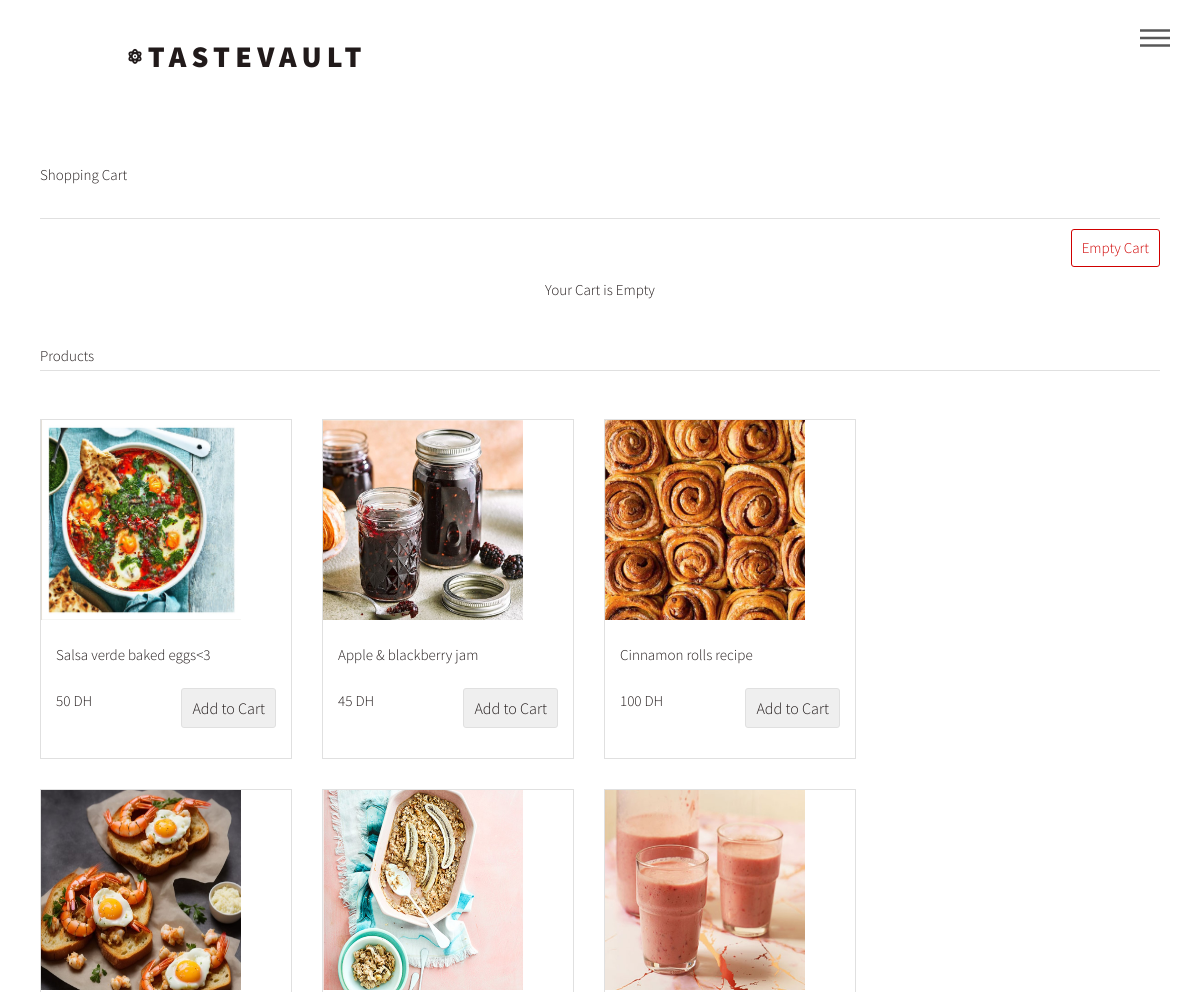
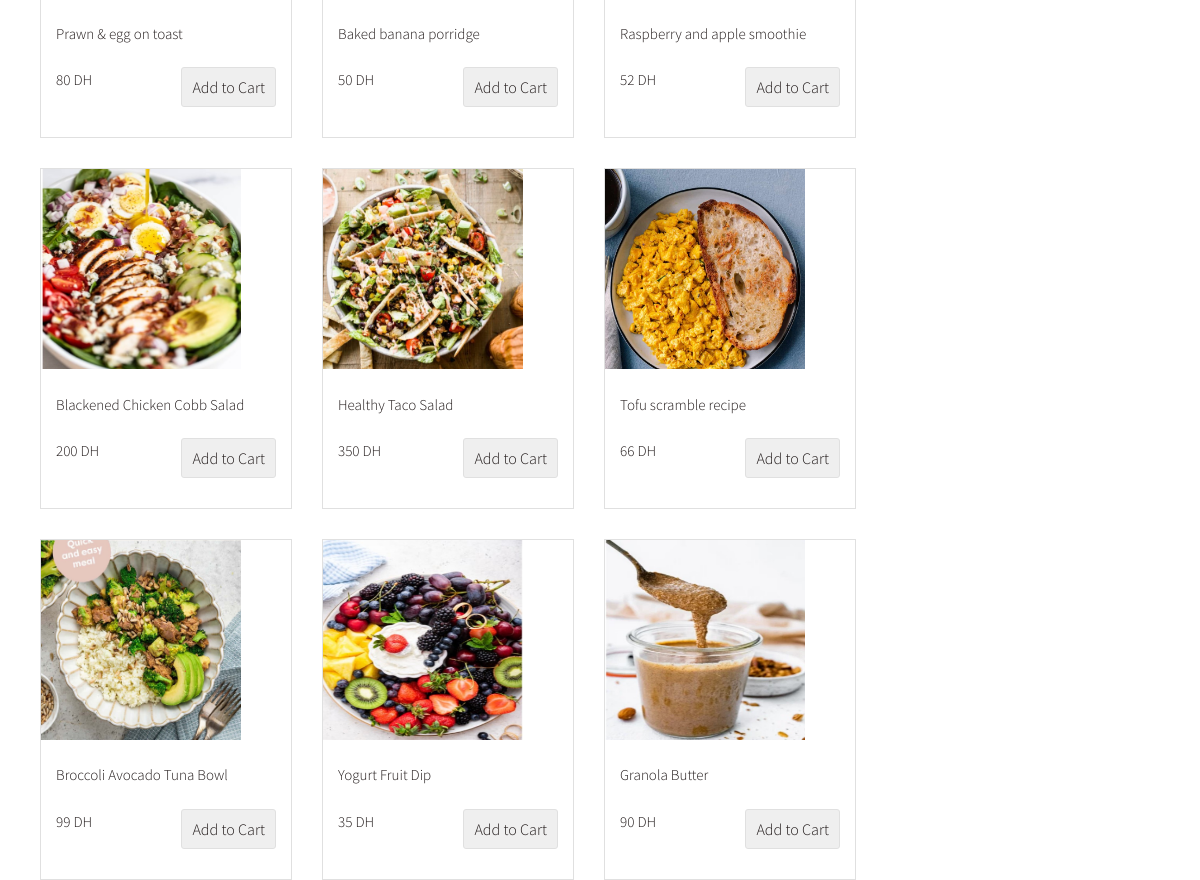
Page /iindex.php on the committed database (2 pictures, top to bottom).
### tables this page shows
CREATE TABLE `recipe` (
  `TITLE` text NOT NULL,
  `INGREDIENTS` text NOT NULL,
  `DESCRIPTION` text NOT NULL,
  `IMAGER` varchar(250) NOT NULL,
  `DATER` date DEFAULT NULL,
  `category` varchar(200) DEFAULT NULL,
  `IDRECIPE` int(11) NOT NULL,
  `IDUSER` int(11) DEFAULT NULL,
  `prix` int(11) DEFAULT NULL
);

### dbcontroller.php (called while the page is built, shortened)
<?php
class DBController {
	private $host = "localhost";
	private $user = "root";
	private $password = "";
	private $database = "datatv";
	private $conn;
	function __construct() {
		$this->conn = $this->connectDB();
	}
	function connectDB() {
		$conn = mysqli_connect($this->host,$this->user,$this->password,$this->database);
		return $conn;
	}
	function runQuery($query) {
		$result = mysqli_query($this->conn, $query);
		$resultset = array();
		while ($row = mysqli_fetch_assoc($result)) {
			$resultset[] = $row;
		}
		return $resultset;
	}
}
?>

### iindex.php (the view, shortened to what this page needs)
<?php
require_once("dbcontroller.php");
$db_handle = new DBController();
?>
<HTML>
<HEAD>
<head>
		<link rel="stylesheet" href="assets/bootstrap/css/bootstrap.min.css" />
		<link rel="stylesheet" href="assets/css/main.css" />
		<link rel="stylesheet" href="https://cdnjs.cloudflare.com/ajax/libs/font-awesome/6.0.0-beta3/css/all.min.css">
</HEAD>
<body class="is-preload">
			<div id="wrapper">
					<header id="header">
						<div class="inner">
								<a href="home.php" class="logo">
								<span class="fas fa-atom"></span><span style="font-size:30px" class="title">TasteVault</span>
								</a>
								<nav>
									<ul>
										<li><a href="#menu">Menu</a></li>
									</ul>
								</nav>
						</div>
					</header>
<div id="shopping-cart">
    <div class="txt-heading"> <p> Shopping Cart</p></div>
    <a id="btnEmpty" href="iindex.php?action=empty">Empty Cart</a>
    <?php
    if (isset($_SESSION["cart_item"])) {
        $total_price = 0;
        ?>
        <table class="tbl-cart" cellpadding="10" cellspacing="1">
            <tbody>
            <tr>
                <th style="text-align:left;"width="50%">Title</th>
                <th style="text-align:right;"width="40%">Price</th>
                <th style="text-align:center;" width="20%">Remove</th>
            </tr>
            <?php
            foreach ($_SESSION["cart_item"] as $item) {
                ?>
                <tr>
                    <td><?php echo $item["TITLE"]; ?></td>
                    <td style="text-align:right;"><?php echo number_format($item["prix"], 2) . " DH"; ?></td>
                    <td style="text-align:center;">
                        <a href="iindex.php?action=remove&name=<?php echo $item["TITLE"]; ?>"
                           class="btnRemoveAction">
                            <img src="images/icon-delete.png" alt="Remove Item"/>
                        </a>
                    </td>
                </tr>
                <?php
                $total_price += $item["prix"];
            }
            ?>
            <tr>
                <td colspan="2" >Total:</td>
                <td colspan="2"><strong><?php echo number_format($total_price, 2) . " DH"; ?></strong></td>
                <td></td>
            </tr>
            </tbody>
        </table>
        <?php
    } else {
        ?>
        <div class="no-records">Your Cart is Empty</div>
        <?php
    }
    ?>
</div>
<div id="product-grid">
    <div class="txt-heading">Products</div>
    <?php
    $product_array = $db_handle->runQuery("SELECT * FROM recipe");
    if (!empty($product_array)) {
        foreach ($product_array as $key => $value) {
            ?>
            <div class="product-item">
                <form method="post"
                      action="iindex.php?action=add">
                    <div class="product-image"><img src="images/<?php echo $product_array[$key]["IMAGER"]; ?>"
                                                   style="width:200px;height:200px"></div> <br> <br>
                    <div class="product-tile-footer">
                        <div class="product-title"><?php echo $product_array[$key]["TITLE"]; ?></div>
                        <div class="product-price"><?php echo $product_array[$key]["prix"] . " DH"; ?></div>
                        <div class="cart-action">
                            <input type="submit" value="Add to Cart" class="btnAddAction"/>
                        </div>
                    </div>
                </form>
            </div>
            <?php
        }
    }
    ?>
</div>
</BODY>
</HTML>

### assets/css/main.css (style rules this page uses)
html, body, div, span, applet, object, iframe, h1, h2, h3, h4, h5, h6, p, blockquote, pre, a, abbr, acronym, address, big, cite, code, del, dfn, em, img, ins, kbd, q, s, samp, small, strike, strong, sub, sup, tt, var, b, u, i, center, dl, dt, dd, ol, ul, li, fieldset, form, label, legend, table, caption, tbody, tfoot, thead, tr, th, td, article, aside, canvas, details, embed, figure, figcaption, footer, header, hgroup, menu, nav, output, ruby, section, summary, time, mark, audio, video { margin: 0; padding: 0; border: 0; font-size: 100%; font: inherit; vertical-align: baseline; }
article, aside, details, figcaption, figure, footer, header, hgroup, menu, nav, section { display: block; }
body { line-height: 1; }
ol, ul { list-style: none; }
body { -webkit-text-size-adjust: none; }
input, select, textarea { -moz-appearance: none; -webkit-appearance: none; -ms-appearance: none; appearance: none; }
body { -ms-overflow-style: scrollbar; }
html { box-sizing: border-box; }
*, *:before, *:after { box-sizing: inherit; }
body { background: #ffffff; }
body, input, select, textarea { color: #585858; font-family: "Source Sans Pro", Helvetica, sans-serif; font-size: 16pt; font-weight: 300; line-height: 1.75; }
@media screen and (max-width: 1680px) { body, input, select, textarea { font-size: 14pt; } }
@media screen and (max-width: 1280px) { body, input, select, textarea { font-size: 12pt; } }
a { -moz-transition: border-bottom-color 0.2s ease, color 0.2s ease; -webkit-transition: border-bottom-color 0.2s ease, color 0.2s ease; -ms-transition: border-bottom-color 0.2s ease, color 0.2s ease; transition: border-bottom-color 0.2s ease, color 0.2s ease; text-decoration: none; color: #585858; border-bottom: dotted 1px rgba(88, 88, 88, 0.5); }
p { margin: 0 0 2em 0; }
ul { list-style: disc; margin: 0 0 2em 0; padding-left: 1em; }
ul li { padding-left: 0.5em; }
form { margin: 0 0 2em 0; overflow-x: hidden; }
form > :last-child { margin-bottom: 0; }
#header { padding: 2em 0 0.1em 0 ; }
#header .logo { display: block; border-bottom: 0; color: inherit; font-weight: 900; letter-spacing: 0.35em; margin: 0 0 2.5em 0; text-decoration: none; text-transform: uppercase; display: inline-block; }
#header .logo > * { display: inline-block; vertical-align: middle; }
#header nav { position: fixed; right: 1em; top: 1em; z-index: 10000; }
#header nav ul { display: -moz-flex; display: -webkit-flex; display: -ms-flex; display: flex; -moz-align-items: center; -webkit-align-items: center; -ms-align-items: center; align-items: center; list-style: none; margin: 0; padding: 0; }
#header nav ul li { display: block; padding: 0; }
#header nav ul li a { display: block; position: relative; height: 3em; line-height: 3em; padding: 0 1.5em; background-color: rgba(255, 255, 255, 0.5); border-radius: 4px; border: 0; font-size: 0.8em; font-weight: 900; letter-spacing: 0.35em; text-transform: uppercase; }
#header nav ul li a[href="#menu"] { -webkit-tap-highlight-color: transparent; width: 4em; text-indent: 4em; font-size: 1em; overflow: hidden; padding: 0; white-space: nowrap; }
#header nav ul li a[href="#menu"]:before, #header nav ul li a[href="#menu"]:after { -moz-transition: opacity 0.2s ease; -webkit-transition: opacity 0.2s ease; -ms-transition: opacity 0.2s ease; transition: opacity 0.2s ease; content: ''; display: block; position: absolute; top: 0; left: 0; width: 100%; height: 100%; background-position: center; background-repeat: no-repeat; background-size: 2em 2em; }
#header nav ul li a[href="#menu"]:before { opacity: 0; }
#header nav ul li a[href="#menu"]:after { opacity: 1; }
#wrapper { -moz-transition: opacity 0.45s ease; -webkit-transition: opacity 0.45s ease; -ms-transition: opacity 0.45s ease; transition: opacity 0.45s ease; opacity: 1; }
#wrapper > * > .inner { width: 100%; max-width: 68em; margin: 0 auto; padding: 0 2.5em; }

### rows in the picture
recipe: IMAGER (picture), TITLE "Salsa verde baked eggs<3", prix "50"
recipe: IMAGER (picture), TITLE "Apple & blackberry jam", prix "45"
recipe: IMAGER (picture), TITLE "Cinnamon rolls recipe", prix "100"
recipe: IMAGER (picture), TITLE "Prawn & egg on toast", prix "80"
recipe: IMAGER (picture), TITLE "Baked banana porridge", prix "50"
recipe: IMAGER (picture), TITLE "Raspberry and apple smoothie", prix "52"
recipe: IMAGER (picture), TITLE "Blackened Chicken Cobb Salad", prix "200"
recipe: IMAGER (picture), TITLE "Healthy Taco Salad", prix "350"
recipe: IMAGER (picture), TITLE "Tofu scramble recipe", prix "66"
recipe: IMAGER (picture), TITLE "Broccoli Avocado Tuna Bowl", prix "99"
recipe: IMAGER (picture), TITLE "Yogurt Fruit Dip", prix "35"
recipe: IMAGER (picture), TITLE "Granola Butter", prix "90"
